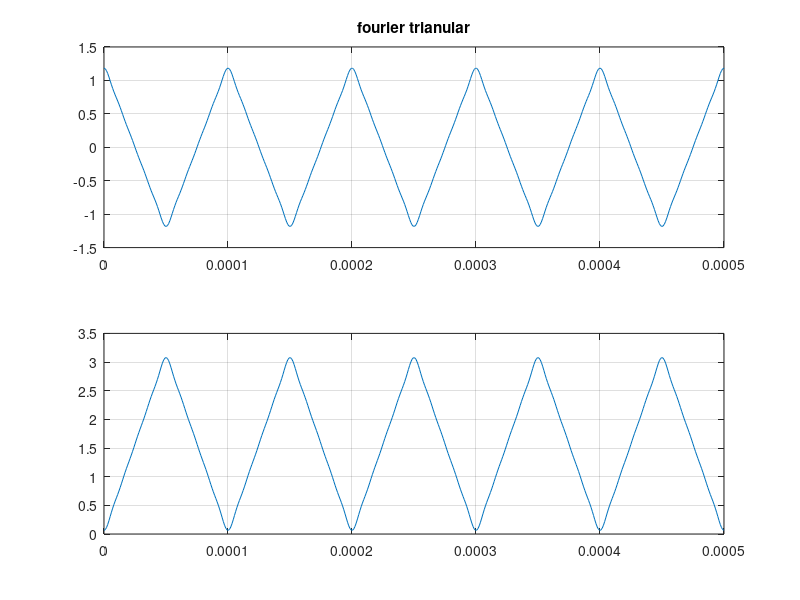

This chart was generated by the following MATLAB code:
clc 
clear global
close all

%------- INPUT -------
f=10e3;
cant_periodos=5;
amplitud=10;
componente_frecuencia=5;
resolucion=500;

%------- PROCESS------
t=linspace(0,cant_periodos/f,resolucion);
triangular = 0;
for n=1:2:(componente_frecuencia*2-1)

    triangular = triangular + (1/(n^2))*cos(2*pi*n*f*t);
end
triangular_ft = pi/2 - (4/pi)*triangular;

%------- OUTPUT ------

figure (1)
subplot(2,1,1)
plot(t,triangular)
grid on
title('fourier trianular')
subplot(2,1,2)
plot(t,triangular_ft)
grid on
